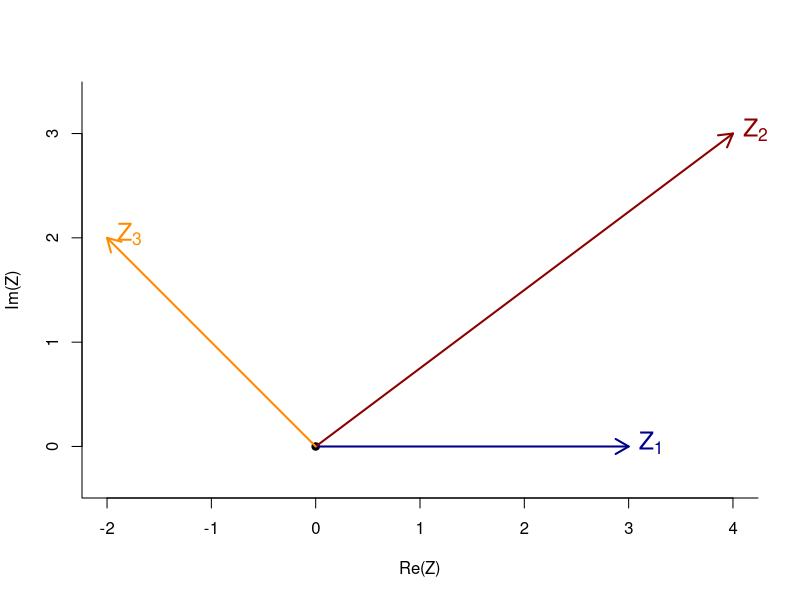
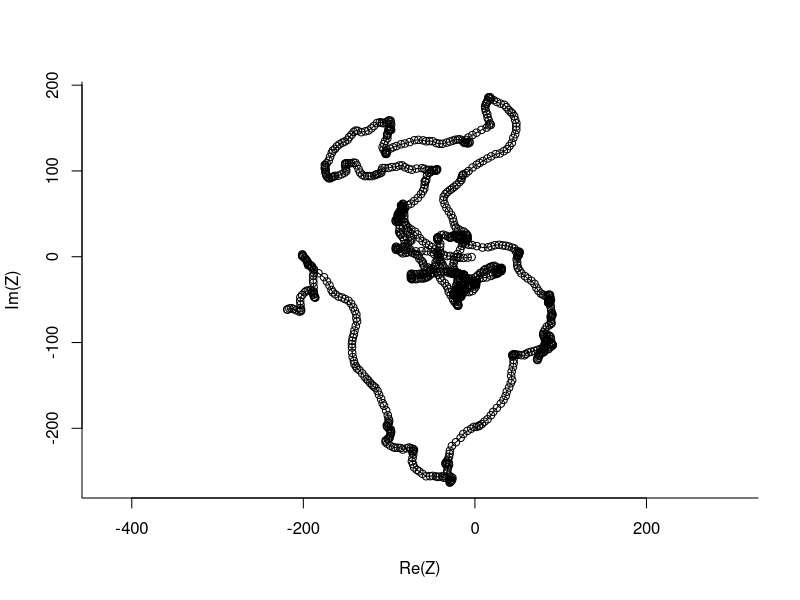
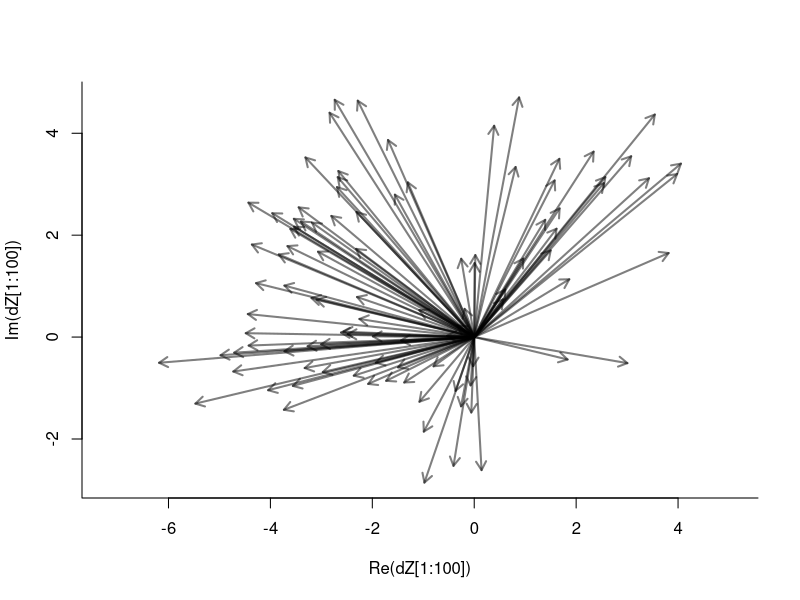
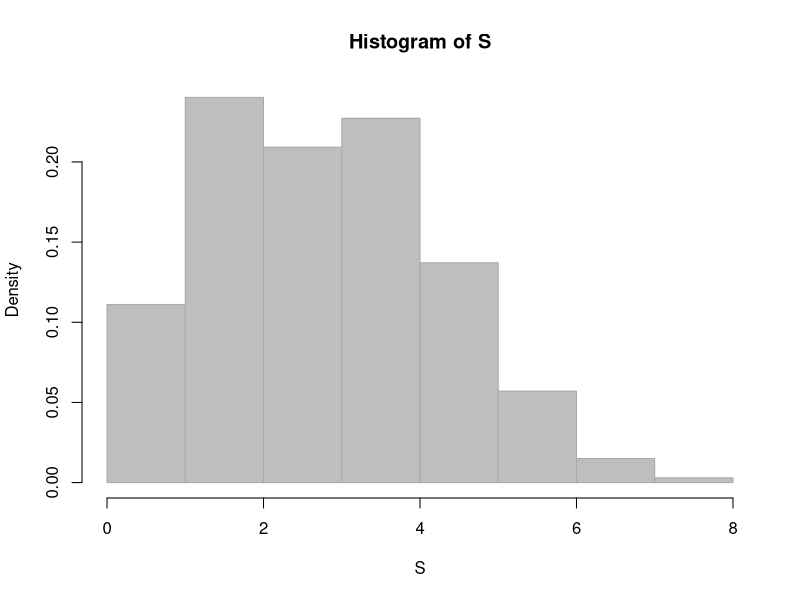
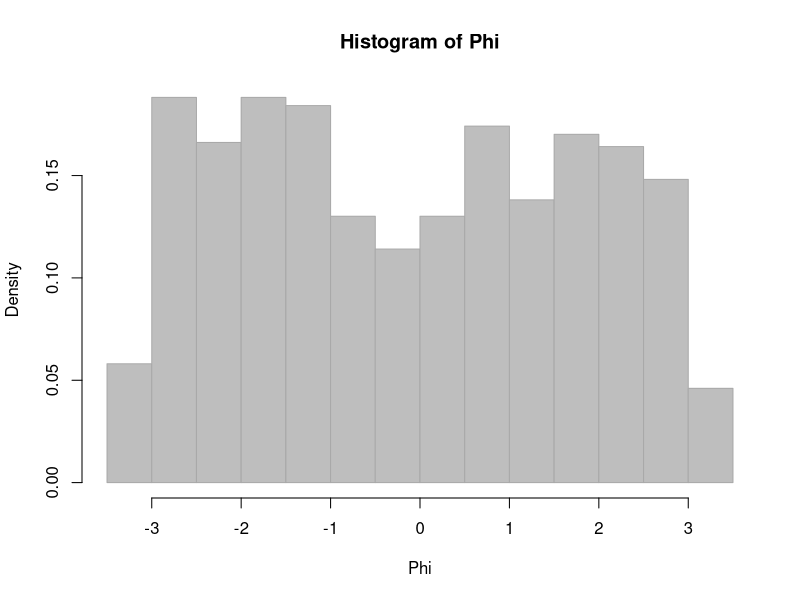
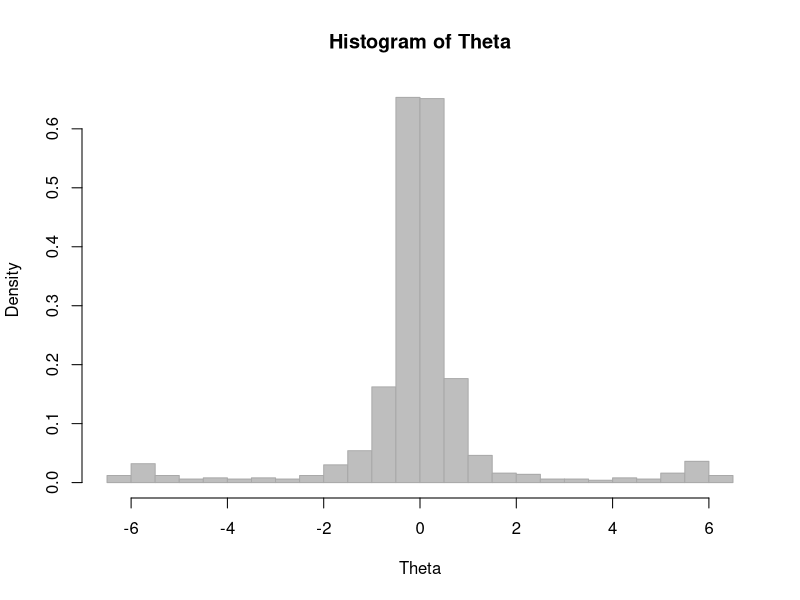
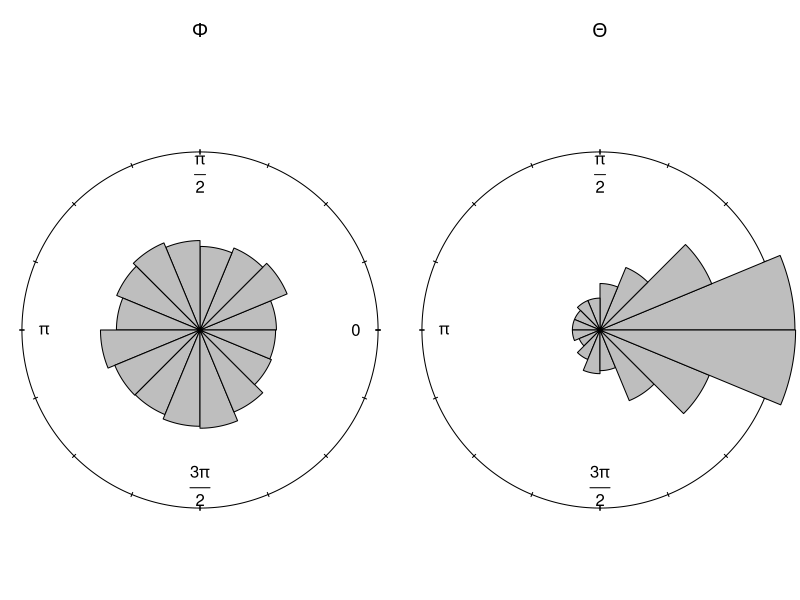
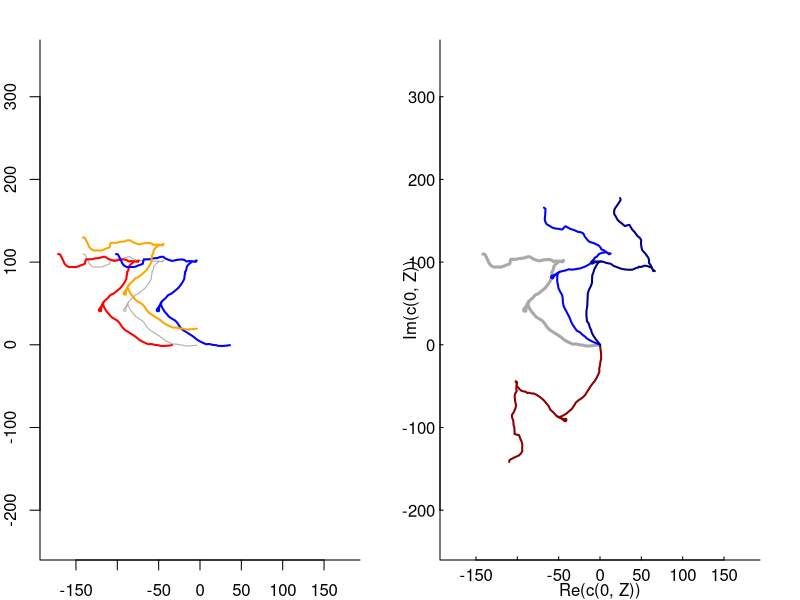

The R script that drew these images, in order:
## ---- chunk 1
knitr::opts_chunk$set(echo = TRUE, message = FALSE, 
                      fig.height=4, fig.width = 6,
                      cache = FALSE, warning = FALSE, 
                      las = 1, dpi = 200)
#output: html_document
## ---- chunk 2
pcks <- c("fields", "gplots", "scales")
a <- sapply(pcks, require, character = TRUE)
## ---- chunk 3
X <- c(3,4,-2)
Y <- c(0,3,2)
Z <- X + 1i*Y
Z
## ---- chunk 4
Z <- complex(re = X, im=Y)
## ---- chunk 5
par(bty="l", cex.lab=1)
cols <- c("darkblue", "darkred", "darkorange")
plot(Z, pch=19, col=NA, asp=1)
points(0,0,pch = 19)
for(i in 1:length(Z))
text(Re(Z[i]), Im(Z[i]), bquote(Z[.(i)]), col = cols[i], pos = 4, xpd = NA, font = 2, cex = 1.5)
arrows(rep(0,length(Z)), rep(0,length(Z)), Re(Z), Im(Z), lwd=2, col=cols, 
      length = .15)
## ---- chunk 6
Mod(Z)
## ---- chunk 7
Arg(Z)
## ---- chunk 8
90-(Arg(Z)*180)/pi
## ---- chunk 9
set.seed(1976)
X <- cumsum(arima.sim(n=1000, model=list(ar=.9)))
Y <- cumsum(arima.sim(n=1000, model=list(ar=.9)))
Z <- X + 1i*Y
## ---- chunk 10
plot(Z, type="o", asp=1)
## ---- chunk 11
mean(Z)
## ---- chunk 12
dZ <- diff(Z)
plot(dZ[1:100], asp=1, type="n")
arrows(rep(0, 100), rep(0, 10), Re(dZ[1:100]), Im(dZ[1:100]), col=rgb(0,0,0,.5), lwd=2, length=0.1)
## ---- chunk 13
S <- Mod(dZ)
summary(S)
## ---- chunk 14
hist(S, col="grey", bor="darkgrey", freq=FALSE)
## ---- chunk 15
par(bty="l", xpd=TRUE)
Phi <- Arg(dZ)
hist(Phi, col="grey", bor="darkgrey", freq=FALSE, breaks=20)
## ---- chunk 16
par(bty="l", xpd=TRUE)
Theta <- diff(Phi)
hist(Theta, col="grey", bor="darkgrey", freq=FALSE, breaks=20)
## ---- chunk 17
par(mfrow=c(1,2), mar = c(0,0,3,0)); require(circular)
rose.diag(Phi, bins=16, col="grey", prop=2, main=expression(Phi))
rose.diag(Theta, bins=16, col="grey", prop=2, main=expression(Theta))
## ---- chunk 18
par(xpd=FALSE, bty="l", mar = c(2,2,2,2), mar = c(2,2,2,2)); Z <- Z[1:100]
plot(Z, asp=1, type="l", col="darkgrey", xlim=c(-1,1)*max(Mod(Z)))
lines(Z - 30, col="red", lwd=2) # left by 30
lines(Z + 40, col="blue", lwd=2) # right by 50
lines(Z + 20i, col="orange", lwd=2) # up by 100
## ---- chunk 19
par(xpd=TRUE, bty="l", mgp = c(1,.25,0), tck = 0.01, las = 1)
# counterclockwise by pi/2 = 90 degrees
Rot1 <- complex(mod=1, arg=pi/2) 
# clockwidth by pi/6 = 30 degrees
Rot2 <- complex(mod=1, arg=-pi/6) 

plot(c(0,Z), asp=1, type="l", col="darkgrey", lwd=3, xlim = max(Mod(Z)) * c(-1,1))
lines(c(0,Z*Rot1), col="darkred", lwd=2)
lines(c(0,Z*Rot2), col="blue", lwd=2)
lines(c(0,Z*Rot2*Rot2), col="darkblue", lwd=2)
## ---- chunk 20
require(gplots)
plot(Z[1:100], asp=1, type="n", xlim=c(-1,1)*max(Mod(Z)), ylim=c(-1,1)*max(Mod(Z)))
cols <- rich.colors(100,alpha=0.4)
thetas <- seq(0,2*pi,length=100)
for(i in 1:100)
  lines(Z*complex(mod=1, arg=thetas[i]), col=cols[i], lwd=4)
## ---- chunk 21
Z <- Z[1:10]
n <- length(Z)
S <- Mod(diff(Z))
Phi <- Arg(diff(Z))
Theta <- diff(Phi)
RelSteps <- complex(mod = S[-1], arg=Theta)
## ---- chunk 22
Z0 <- Z[-((n-1):n)]
Z1 <- Z[-c(1,n)]
Z2 <- Z[-(1:2)]

Rotate <- complex(mod = 1, arg=Arg(Z1-Z0))
## ---- chunk 23
par(bty="l", axis=FALSE)
plot(c(0,RelSteps), asp=1, xlab="x", ylab="y", pch=19)
arrows(rep(0,n-2), rep(0, n-2), Re(RelSteps), Im(RelSteps), col="darkgrey")
## ---- chunk 24
Z.null <- matrix(0, ncol=n-2, nrow=n-2)
for(i in 1:length(Z1))
  Z.null[i,] <- Z1[i] + RelSteps * Rotate[i]
## ---- chunk 25
par(bty="l", axes=FALSE)
palette(rich.colors(10))

plot(Z, type="o", col=1:10, pch=19, asp=1)
for(i in 1:nrow(Z.null))
  segments(rep(Re(Z1[i]), n-2), rep(Im(Z1[i]), n-2), 
           Re(Z.null[i,]), Im(Z.null[i,]), col=i+1)
